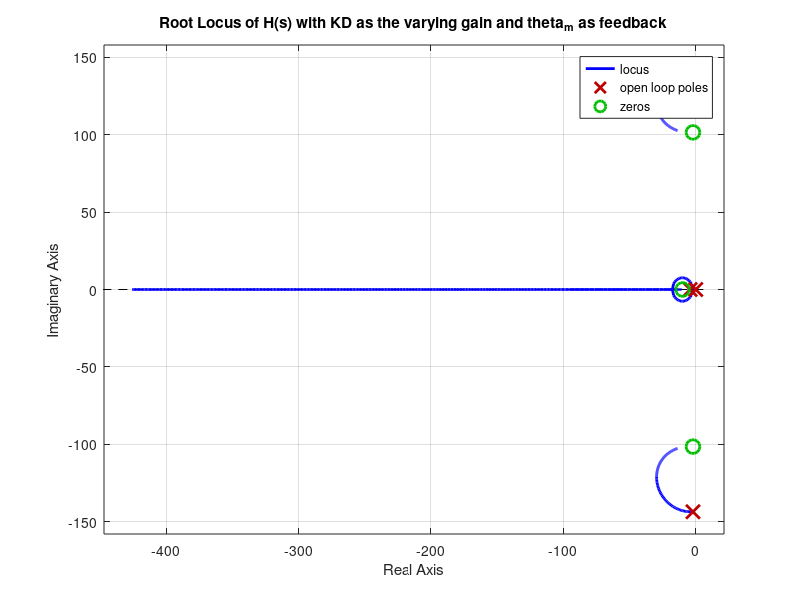

Write MATLAB code to recreate this figure.
% Clear previous data
clear all;
close all;
clc;

% Define the transfer function numerator and denominator
% KD will be used as the variable gain
numerator = [0.0097, 0.13869, 100.4169, 1000];  % Represents KD * (100s + 1000), with KD as the gain

% Denominator coefficients in terms of KD (KD is the gain variable)
denominator = [
    0.00009409, 0.000808786,1.94173,8.34775,0
];

% Create the transfer function with KD as the varying gain
sys = tf(numerator, denominator);

% Plot the root locus with KD as the varying gain
rlocus(sys);
title('Root Locus of H(s) with KD as the varying gain and theta_m as feedback');
xlabel('Real Axis');
ylabel('Imaginary Axis');
grid on;
